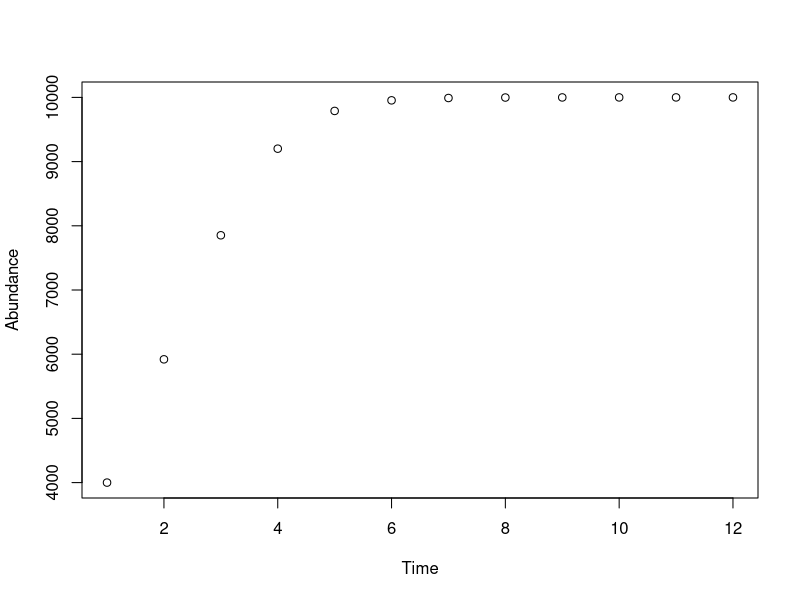

The R source for this figure:
# 1.1: Writing a for loop to print "hi" in console 10x

for (i in seq(1, 10)) {
  print("hi")
}

# 1.2 
# Loading variables
"Allowance" <- 5 # Jimmy's parents give him $5 per week
"Gum" <- 2 # Gimmy buys 2 pack of gum per week
"Gum Price" <- 1.34 # Gum costs $1.34 per pack 
"Initial Money" <- 10 # Amount of money Jimmy starts with
"Final" <- `Initial Money`
for (i in seq(1, 8)) {
  Final <- Final + i
  print((`Final`+ Allowance - (Gum*`Gum Price`)))
}

# 1.3 
# Loading variables 
"Population" <- 2000 # number of individuals at year 0 
"Annual Change" <- 0.05
"FinalPop" <- Population
for (i in seq(1, 7)) {
  FinalPop <- (FinalPop - (FinalPop * (`Annual Change`)))
  print(FinalPop)
}

# 1.4
# Loading variables 
"InitPopulation" <- 2500 # Initial population size
"K" <- 10000 # Environmental carrying capacity
"r" <- 0.8 # intrinsic grouth rate 
"FinalPopulation" <- `InitPopulation`
for (i in seq(1, 12)) {
  FinalPopulation <- (FinalPopulation + ( r * FinalPopulation * (K - FinalPopulation ) / K))
   print(FinalPopulation) 
}

# Part 2

# 5a
"x" <- seq(1, 18)
x

#5b
for (i in x) {
  x[i] <- (3 * i)
   print(x[i])
}
x

#5c
"x" <- rep(0, 18)
x[1] <- 1
x


#5d

n <- 18
x <- rep(0, n)
x[1] <- 1
x
for (i in 2:n) {
  x[i] <- (1 + (2 * x[i-1]))
  print (x)
} 
x

#6

n <- 21
x <- rep(0, n)
x[1] <- 0
x[2] <- 1
x[3] <- 1
for (i in 3:n) {
  x[i] <- (x[i-1] + x[i-2])
  print (x)
}
x

#7

"InitPopulation" <- 2500 # Initial population size
"K" <- 10000 # Environmental carrying capacity
"r" <- 0.8 # intrinsic grouth rate 
"FinalPopulation" <- `InitPopulation`
"Abundance" <- vector("numeric", 12) # creating a container for abundance values
  # writing th for loop for abundance over 12 generations
  for (i in seq(1, 12)) {
  FinalPopulation <- (FinalPopulation + ( r * FinalPopulation * (K - FinalPopulation ) / K))
  Abundance[i] <- FinalPopulation 
}

"Time" <- seq(1, 12) # creating the time vector 

plot(Time, Abundance) # generating the plot Abundance over Time 


